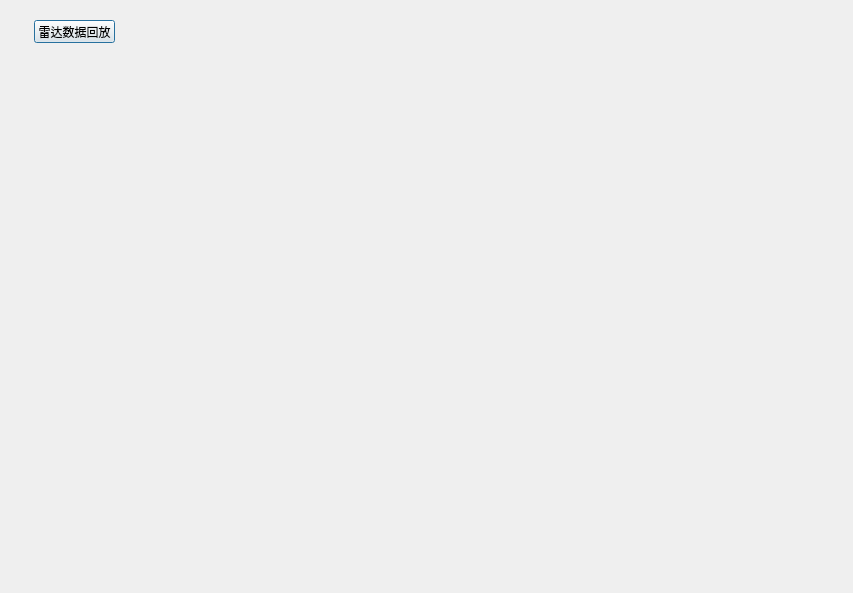
<?xml version="1.0" encoding="UTF-8"?>
<ui version="4.0">
 <class>radiaTrueShow</class>
 <widget class="QDialog" name="radiaTrueShow">
  <property name="geometry">
   <rect>
    <x>0</x>
    <y>0</y>
    <width>853</width>
    <height>593</height>
   </rect>
  </property>
  <property name="windowTitle">
   <string>Dialog</string>
  </property>
  <widget class="QWidget" name="widget" native="true">
   <property name="geometry">
    <rect>
     <x>140</x>
     <y>20</y>
     <width>541</width>
     <height>521</height>
    </rect>
   </property>
  </widget>
  <widget class="QPushButton" name="pushButton">
   <property name="geometry">
    <rect>
     <x>34</x>
     <y>20</y>
     <width>81</width>
     <height>23</height>
    </rect>
   </property>
   <property name="text">
    <string>雷达数据回放</string>
   </property>
  </widget>
 </widget>
 <resources/>
 <connections/>
</ui>
